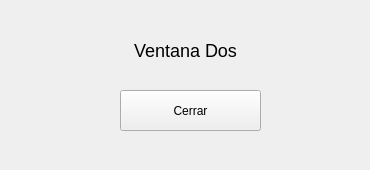
<?xml version="1.0" encoding="UTF-8"?>
<ui version="4.0">
 <class>VentanaDos</class>
 <widget class="QWidget" name="VentanaDos">
  <property name="geometry">
   <rect>
    <x>0</x>
    <y>0</y>
    <width>370</width>
    <height>170</height>
   </rect>
  </property>
  <property name="windowTitle">
   <string>Ventana Dos</string>
  </property>
  <widget class="QLabel" name="label">
   <property name="geometry">
    <rect>
     <x>80</x>
     <y>20</y>
     <width>211</width>
     <height>61</height>
    </rect>
   </property>
   <property name="styleSheet">
    <string notr="true">font-size:18px;</string>
   </property>
   <property name="text">
    <string>Ventana Dos</string>
   </property>
   <property name="alignment">
    <set>Qt::AlignCenter</set>
   </property>
  </widget>
  <widget class="QPushButton" name="btncerrar">
   <property name="geometry">
    <rect>
     <x>120</x>
     <y>90</y>
     <width>141</width>
     <height>41</height>
    </rect>
   </property>
   <property name="focusPolicy">
    <enum>Qt::NoFocus</enum>
   </property>
   <property name="text">
    <string>Cerrar</string>
   </property>
  </widget>
 </widget>
 <resources/>
 <connections/>
</ui>
